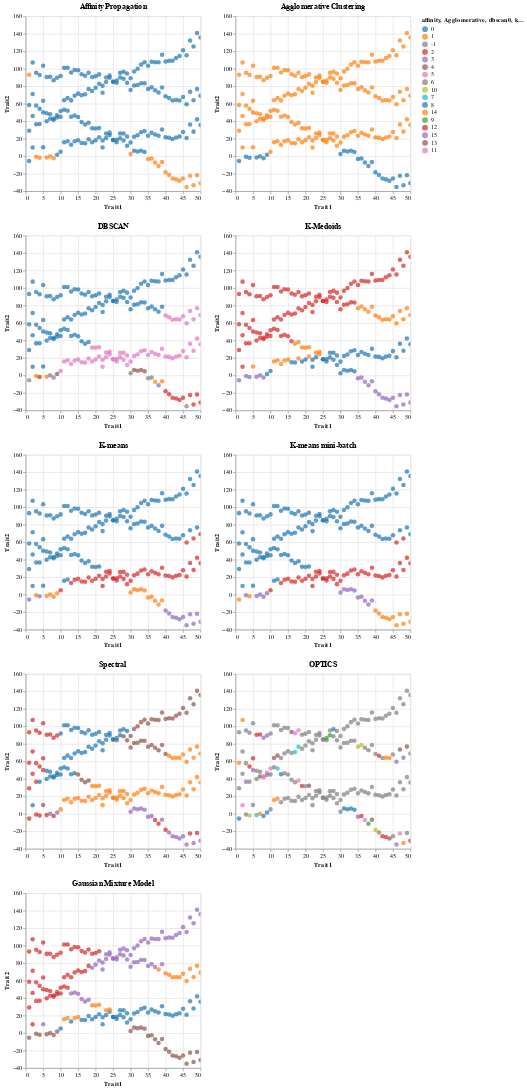

Here is the notebook cell this chart was saved with:
### Code cell
(affini_new | agglom_new) & (dbscan_new | kmedoi_new) & (kmean_new | kminb_new) & (spectr_new | optics_new) & gauss_new

### Figure 1 — Vega-Lite specification as saved in the notebook (floating-point values rounded to 4 significant figures; data arrays with more than 128 entries replaced by an {"elided": "..."} marker saying what was removed)
{"config": {"view": {"continuousWidth": 300, "continuousHeight": 300}}, "vconcat": [{"hconcat": [{"mark": {"type": "circle", "size": 60}, "encoding": {"color": {"field": "affinity", "scale": {"domain": [0.0, 1.0, -1.0, 2.0, 3.0, 4.0, 5.0, 6.0, 10.0, 7.0, 8.0, 14.0, 9.0, 12.0, 15.0, 13.0, 11.0], "range": ["#1f77b4", "#ff7f0e", "#808080", "#d62728", "#9467bd", "#8c564b", "#e377c2", "#7f7f7f", "#bcbd22", "#17becf", "#1f77b4", "#ff7f0e", "#2ca02c", "#d62728", "#9467bd", "#8c564b", "#e377c2"]}, "type": "nominal"}, "tooltip": [{"field": "affinity", "type": "quantitative"}, {"field": "Agglomerative", "type": "quantitative"}, {"field": "dbscan0", "type": "quantitative"}, {"field": "kmedoids4", "type": "quantitative"}, {"field": "kmeans4", "type": "quantitative"}, {"field": "kmeans_minibatch4", "type": "quantitative"}, {"field": "optics", "type": "quantitative"}, {"field": "mixture", "type": "quantitative"}], "x": {"field": "Trait1", "type": "quantitative"}, "y": {"field": "Trait2", "type": "quantitative"}}, "name": "view_64", "title": "Affinity Propagation"}, {"mark": {"type": "circle", "size": 60}, "encoding": {"color": {"field": "Agglomerative", "scale": {"domain": [0.0, 1.0, -1.0, 2.0, 3.0, 4.0, 5.0, 6.0, 10.0, 7.0, 8.0, 14.0, 9.0, 12.0, 15.0, 13.0, 11.0], "range": ["#1f77b4", "#ff7f0e", "#808080", "#d62728", "#9467bd", "#8c564b", "#e377c2", "#7f7f7f", "#bcbd22", "#17becf", "#1f77b4", "#ff7f0e", "#2ca02c", "#d62728", "#9467bd", "#8c564b", "#e377c2"]}, "type": "nominal"}, "tooltip": [{"field": "affinity", "type": "quantitative"}, {"field": "Agglomerative", "type": "quantitative"}, {"field": "dbscan0", "type": "quantitative"}, {"field": "kmedoids4", "type": "quantitative"}, {"field": "kmeans4", "type": "quantitative"}, {"field": "kmeans_minibatch4", "type": "quantitative"}, {"field": "optics", "type": "quantitative"}, {"field": "mixture", "type": "quantitative"}], "x": {"field": "Trait1", "type": "quantitative"}, "y": {"field": "Trait2", "type": "quantitative"}}, "name": "view_65", "title": "Agglomerative Clustering"}]}, {"hconcat": [{"mark": {"type": "circle", "size": 60}, "encoding": {"color": {"field": "dbscan0", "scale": {"domain": [0.0, 1.0, -1.0, 2.0, 3.0, 4.0, 5.0, 6.0, 10.0, 7.0, 8.0, 14.0, 9.0, 12.0, 15.0, 13.0, 11.0], "range": ["#1f77b4", "#ff7f0e", "#808080", "#d62728", "#9467bd", "#8c564b", "#e377c2", "#7f7f7f", "#bcbd22", "#17becf", "#1f77b4", "#ff7f0e", "#2ca02c", "#d62728", "#9467bd", "#8c564b", "#e377c2"]}, "type": "nominal"}, "tooltip": [{"field": "affinity", "type": "quantitative"}, {"field": "Agglomerative", "type": "quantitative"}, {"field": "dbscan0", "type": "quantitative"}, {"field": "kmedoids4", "type": "quantitative"}, {"field": "kmeans4", "type": "quantitative"}, {"field": "kmeans_minibatch4", "type": "quantitative"}, {"field": "optics", "type": "quantitative"}, {"field": "mixture", "type": "quantitative"}], "x": {"field": "Trait1", "type": "quantitative"}, "y": {"field": "Trait2", "type": "quantitative"}}, "name": "view_66", "title": "DBSCAN"}, {"mark": {"type": "circle", "size": 60}, "encoding": {"color": {"field": "kmedoids4", "scale": {"domain": [0.0, 1.0, -1.0, 2.0, 3.0, 4.0, 5.0, 6.0, 10.0, 7.0, 8.0, 14.0, 9.0, 12.0, 15.0, 13.0, 11.0], "range": ["#1f77b4", "#ff7f0e", "#808080", "#d62728", "#9467bd", "#8c564b", "#e377c2", "#7f7f7f", "#bcbd22", "#17becf", "#1f77b4", "#ff7f0e", "#2ca02c", "#d62728", "#9467bd", "#8c564b", "#e377c2"]}, "type": "nominal"}, "tooltip": [{"field": "affinity", "type": "quantitative"}, {"field": "Agglomerative", "type": "quantitative"}, {"field": "dbscan0", "type": "quantitative"}, {"field": "kmedoids4", "type": "quantitative"}, {"field": "kmeans4", "type": "quantitative"}, {"field": "kmeans_minibatch4", "type": "quantitative"}, {"field": "optics", "type": "quantitative"}, {"field": "mixture", "type": "quantitative"}], "x": {"field": "Trait1", "type": "quantitative"}, "y": {"field": "Trait2", "type": "quantitative"}}, "name": "view_67", "title": "K-Medoids"}]}, {"hconcat": [{"mark": {"type": "circle", "size": 60}, "encoding": {"color": {"field": "kmeans4", "scale": {"domain": [0.0, 1.0, -1.0, 2.0, 3.0, 4.0, 5.0, 6.0, 10.0, 7.0, 8.0, 14.0, 9.0, 12.0, 15.0, 13.0, 11.0], "range": ["#1f77b4", "#ff7f0e", "#808080", "#d62728", "#9467bd", "#8c564b", "#e377c2", "#7f7f7f", "#bcbd22", "#17becf", "#1f77b4", "#ff7f0e", "#2ca02c", "#d62728", "#9467bd", "#8c564b", "#e377c2"]}, "type": "nominal"}, "tooltip": [{"field": "affinity", "type": "quantitative"}, {"field": "Agglomerative", "type": "quantitative"}, {"field": "dbscan0", "type": "quantitative"}, {"field": "kmedoids4", "type": "quantitative"}, {"field": "kmeans4", "type": "quantitative"}, {"field": "kmeans_minibatch4", "type": "quantitative"}, {"field": "optics", "type": "quantitative"}, {"field": "mixture", "type": "quantitative"}], "x": {"field": "Trait1", "type": "quantitative"}, "y": {"field": "Trait2", "type": "quantitative"}}, "name": "view_68", "title": "K-means"}, {"mark": {"type": "circle", "size": 60}, "encoding": {"color": {"field": "kmeans_minibatch4", "scale": {"domain": [0.0, 1.0, -1.0, 2.0, 3.0, 4.0, 5.0, 6.0, 10.0, 7.0, 8.0, 14.0, 9.0, 12.0, 15.0, 13.0, 11.0], "range": ["#1f77b4", "#ff7f0e", "#808080", "#d62728", "#9467bd", "#8c564b", "#e377c2", "#7f7f7f", "#bcbd22", "#17becf", "#1f77b4", "#ff7f0e", "#2ca02c", "#d62728", "#9467bd", "#8c564b", "#e377c2"]}, "type": "nominal"}, "tooltip": [{"field": "affinity", "type": "quantitative"}, {"field": "Agglomerative", "type": "quantitative"}, {"field": "dbscan0", "type": "quantitative"}, {"field": "kmedoids4", "type": "quantitative"}, {"field": "kmeans4", "type": "quantitative"}, {"field": "kmeans_minibatch4", "type": "quantitative"}, {"field": "optics", "type": "quantitative"}, {"field": "mixture", "type": "quantitative"}], "x": {"field": "Trait1", "type": "quantitative"}, "y": {"field": "Trait2", "type": "quantitative"}}, "name": "view_69", "title": "K-means mini-batch"}]}, {"hconcat": [{"mark": {"type": "circle", "size": 60}, "encoding": {"color": {"field": "spectral", "scale": {"domain": [0.0, 1.0, -1.0, 2.0, 3.0, 4.0, 5.0, 6.0, 10.0, 7.0, 8.0, 14.0, 9.0, 12.0, 15.0, 13.0, 11.0], "range": ["#1f77b4", "#ff7f0e", "#808080", "#d62728", "#9467bd", "#8c564b", "#e377c2", "#7f7f7f", "#bcbd22", "#17becf", "#1f77b4", "#ff7f0e", "#2ca02c", "#d62728", "#9467bd", "#8c564b", "#e377c2"]}, "type": "nominal"}, "tooltip": [{"field": "affinity", "type": "quantitative"}, {"field": "Agglomerative", "type": "quantitative"}, {"field": "dbscan0", "type": "quantitative"}, {"field": "kmedoids4", "type": "quantitative"}, {"field": "kmeans4", "type": "quantitative"}, {"field": "kmeans_minibatch4", "type": "quantitative"}, {"field": "optics", "type": "quantitative"}, {"field": "mixture", "type": "quantitative"}], "x": {"field": "Trait1", "type": "quantitative"}, "y": {"field": "Trait2", "type": "quantitative"}}, "name": "view_70", "title": "Spectral"}, {"mark": {"type": "circle", "size": 60}, "encoding": {"color": {"field": "optics", "scale": {"domain": [0.0, 1.0, -1.0, 2.0, 3.0, 4.0, 5.0, 6.0, 10.0, 7.0, 8.0, 14.0, 9.0, 12.0, 15.0, 13.0, 11.0], "range": ["#1f77b4", "#ff7f0e", "#808080", "#d62728", "#9467bd", "#8c564b", "#e377c2", "#7f7f7f", "#bcbd22", "#17becf", "#1f77b4", "#ff7f0e", "#2ca02c", "#d62728", "#9467bd", "#8c564b", "#e377c2"]}, "type": "nominal"}, "tooltip": [{"field": "affinity", "type": "quantitative"}, {"field": "Agglomerative", "type": "quantitative"}, {"field": "dbscan0", "type": "quantitative"}, {"field": "kmedoids4", "type": "quantitative"}, {"field": "kmeans4", "type": "quantitative"}, {"field": "kmeans_minibatch4", "type": "quantitative"}, {"field": "optics", "type": "quantitative"}, {"field": "mixture", "type": "quantitative"}], "x": {"field": "Trait1", "type": "quantitative"}, "y": {"field": "Trait2", "type": "quantitative"}}, "name": "view_71", "title": "OPTICS"}]}, {"mark": {"type": "circle", "size": 60}, "encoding": {"color": {"field": "mixture", "scale": {"domain": [0.0, 1.0, -1.0, 2.0, 3.0, 4.0, 5.0, 6.0, 10.0, 7.0, 8.0, 14.0, 9.0, 12.0, 15.0, 13.0, 11.0], "range": ["#1f77b4", "#ff7f0e", "#808080", "#d62728", "#9467bd", "#8c564b", "#e377c2", "#7f7f7f", "#bcbd22", "#17becf", "#1f77b4", "#ff7f0e", "#2ca02c", "#d62728", "#9467bd", "#8c564b", "#e377c2"]}, "type": "nominal"}, "tooltip": [{"field": "affinity", "type": "quantitative"}, {"field": "Agglomerative", "type": "quantitative"}, {"field": "dbscan0", "type": "quantitative"}, {"field": "kmedoids4", "type": "quantitative"}, {"field": "kmeans4", "type": "quantitative"}, {"field": "kmeans_minibatch4", "type": "quantitative"}, {"field": "optics", "type": "quantitative"}, {"field": "mixture", "type": "quantitative"}], "x": {"field": "Trait1", "type": "quantitative"}, "y": {"field": "Trait2", "type": "quantitative"}}, "name": "view_72", "title": "Gaussian Mixture Model"}], "data": {"name": "data-18d1e25f610edd8c829fd6583a2f60ce"}, "params": [{"name": "param_56", "select": {"type": "interval", "encodings": ["x", "y"]}, "bind": "scales", "views": ["view_64"]}, {"name": "param_57", "select": {"type": "interval", "encodings": ["x", "y"]}, "bind": "scales", "views": ["view_65"]}, {"name": "param_58", "select": {"type": "interval", "encodings": ["x", "y"]}, "bind": "scales", "views": ["view_66"]}, {"name": "param_59", "select": {"type": "interval", "encodings": ["x", "y"]}, "bind": "scales", "views": ["view_67"]}, {"name": "param_60", "select": {"type": "interval", "encodings": ["x", "y"]}, "bind": "scales", "views": ["view_68"]}, {"name": "param_61", "select": {"type": "interval", "encodings": ["x", "y"]}, "bind": "scales", "views": ["view_69"]}, {"name": "param_62", "select": {"type": "interval", "encodings": ["x", "y"]}, "bind": "scales", "views": ["view_70"]}, {"name": "param_63", "select": {"type": "interval", "encodings": ["x", "y"]}, "bind": "scales", "views": ["view_71"]}, {"name": "param_64", "select": {"type": "interval", "encodings": ["x", "y"]}, "bind": "scales", "views": ["view_72"]}], "$schema": "https://vega.github.io/schema/vega-lite/v5.16.3.json", "datasets": {"data-18d1e25f610edd8c829fd6583a2f60ce": {"elided": "200 records"}}}
